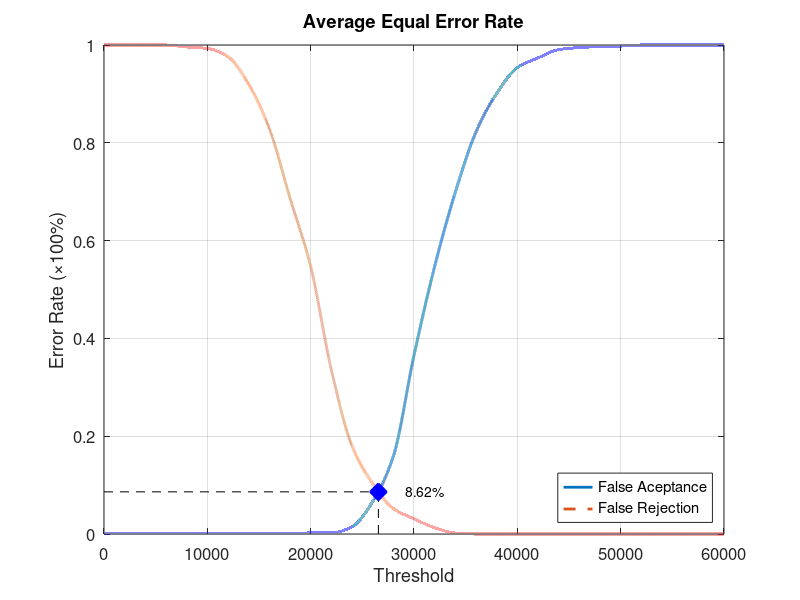
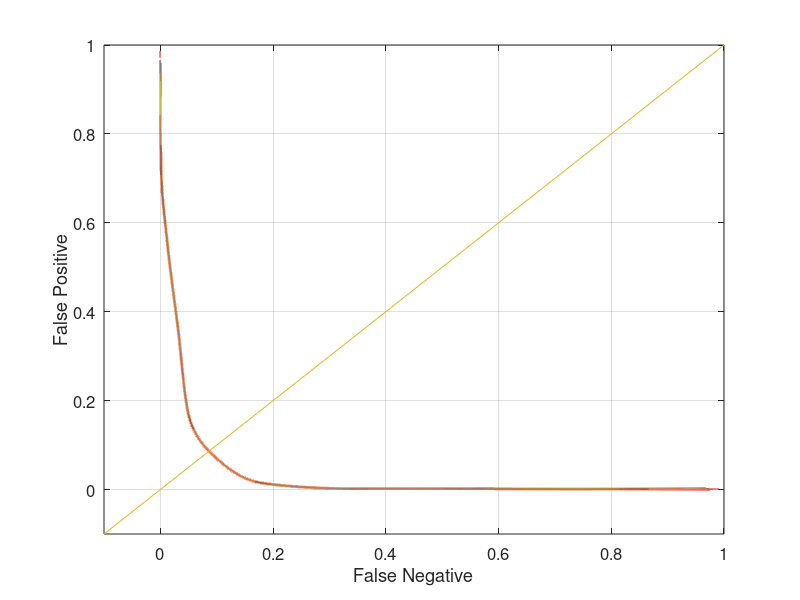

The MATLAB source for these figures, in order:
function yEER = Database2Average
close all;
clear;
clc;
x = 0:2000:60000;
xq = 0:0.5:60000;

y0 = [0 0.00105263 0.00105263 0.00105263 0.00105263 0.00105263 0.00105263 0.00105263 0.00105263 0.00105263 0.00210526 0.00210526 0.0147368 0.0663158 0.158947 0.365263 0.547368 0.698947 0.822105 0.901053 0.953684 0.973684 0.990526 0.994737 0.996842 0.997895 1 1 1 1 1];
yy0 = interp1(x, y0, xq, 'pchip');
y1 = [1 1 1 1 0.996 0.993 0.976 0.92 0.829 0.687 0.547 0.336 0.18 0.103 0.052 0.031 0.013 0.002 0 0 0 0 0 0 0 0 0 0 0 0 0];
yy1 = interp1(x, y1, xq, 'pchip');

% Calculating EER: 
y2 = abs(y0 - y1);
find(y2 == min(y2))
yy2 = abs(yy0 - yy1);
xEER = find(yy2 == min(yy2));
xEERIndex = xq(xEER) % X-axis EER
yEER = yy0(xEER) % Y-axis EER

main = figure
plot(xq, yy0,'-','LineWidth', 2);	hold on
plot(xq, yy1,'--','LineWidth', 2);	hold on
plot([xEERIndex xEERIndex], [0 yEER], 'k--');	hold on
plot([0 xEERIndex], [yEER yEER], 'k--');	hold on
plot(xEERIndex, yEER, 'bx', 'LineWidth', 10);	hold on
text(xEERIndex + 10 * xEERIndex / 100, yEER, [num2str(round((10000 * yEER)) / 100) '%'])
legend('False Aceptance', 'False Rejection', 'Location', 'SouthEast')
xlabel('Threshold')
ylabel('Error Rate (\times100%)')
title('Average Equal Error Rate')
set(gca, 'FontSize', 12)
axis([0 60000 0 1])
grid on

print(main, 'Database2AverageMain', '-dpng');
FNRxFPR = figure('Color', [1 1 1]);
plot(yy1, yy0, '-', yy1, yy0, 'LineWidth', 2);
hold on
y = -0.1:0.1:1
plot(y, y); 
set(gca, 'FontSize', 12)
xlabel('False Negative')
ylabel('False Positive')
axis([-0.1 1 -0.1 1])
set(gca, 'FontSize', 12)
grid on

print(FNRxFPR, 'Database2AverageFNRxFPR','-dpng');
end
